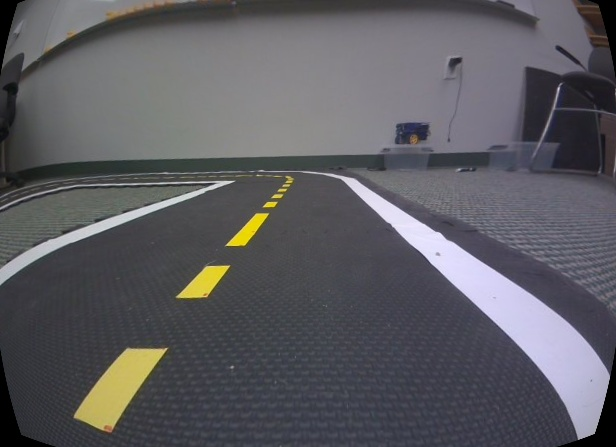
#> input picture hsv_determinant/lane3.png, 616 x 447 px
$ python main.py
#> lines starting #> are read from the running program, lines starting #| are printed output that depends on the picture; after the words box and inside, x2 and y2 are one past the last pixel; in counts of white or black regions, pixels touching at a corner belong together
import cv2
import numpy as np

def nothing(x):
    pass

# Load image
image_path = 'lane3.png'
image = cv2.imread(image_path)
#> image is the input picture: shape (447, 616, 3); mean B, G, R 96.6, 91.9, 92.5
if image is None:
    print(f"Could not read image: {image_path}")
    exit()

# Create window with trackbars
cv2.namedWindow('HSV Threshold')
cv2.createTrackbar('H Min', 'HSV Threshold', 0, 179, nothing)
#> slider 'H Min' is set to 35
cv2.createTrackbar('H Max', 'HSV Threshold', 179, 179, nothing)
cv2.createTrackbar('S Min', 'HSV Threshold', 0, 255, nothing)
#> slider 'S Min' is set to 51
cv2.createTrackbar('S Max', 'HSV Threshold', 255, 255, nothing)
cv2.createTrackbar('V Min', 'HSV Threshold', 0, 255, nothing)
#> slider 'V Min' is set to 51
cv2.createTrackbar('V Max', 'HSV Threshold', 255, 255, nothing)

# Convert to HSV once
hsv = cv2.cvtColor(image, cv2.COLOR_BGR2HSV)
#> hsv: shape (447, 616, 3); mean H, S, V 106.5, 28, 99.7

while True:
    # Get current trackbar positions
    h_min = cv2.getTrackbarPos('H Min', 'HSV Threshold')
    h_max = cv2.getTrackbarPos('H Max', 'HSV Threshold')
    s_min = cv2.getTrackbarPos('S Min', 'HSV Threshold')
    s_max = cv2.getTrackbarPos('S Max', 'HSV Threshold')
    v_min = cv2.getTrackbarPos('V Min', 'HSV Threshold')
    v_max = cv2.getTrackbarPos('V Max', 'HSV Threshold')

    # Create mask and apply it
    lower = np.array([h_min, s_min, v_min])
    upper = np.array([h_max, s_max, v_max])
    mask = cv2.inRange(hsv, lower, upper)
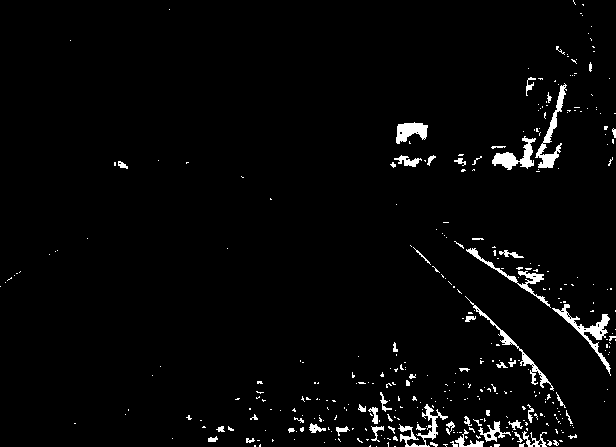
#> mask: shape (447, 616); 2.8% white; 369 white regions (309 under 20 px), largest, box (x1, y1, x2, y2) and area: (552, 304, 611, 376) 716, (535, 83, 567, 168) 654, (492, 136, 536, 170) 571
    result = cv2.bitwise_and(image, image, mask=mask)
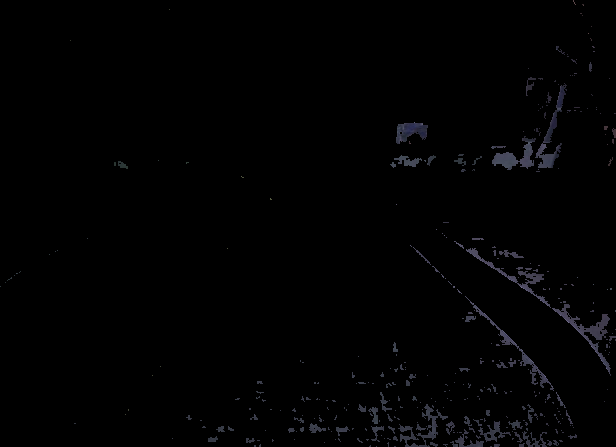
#> result: shape (447, 616, 3); mean B, G, R 2.1, 1.7, 1.7

    # Show results
    cv2.imshow('Original', image)
    cv2.imshow('Mask', mask)
    cv2.imshow('Result', result)

    # Print current values
    print(f"Current HSV Range: [{h_min}, {s_min}, {v_min}] to [{h_max}, {s_max}, {v_max}]")

    # Break loop on ESC key
    k = cv2.waitKey(1) & 0xFF
#> (key Esc is pressed here)
    if k == 27:  # ESC key
        break

cv2.destroyAllWindows()

$ run again, with hsv_determinant/blue.png copied over hsv_determinant/lane3.png
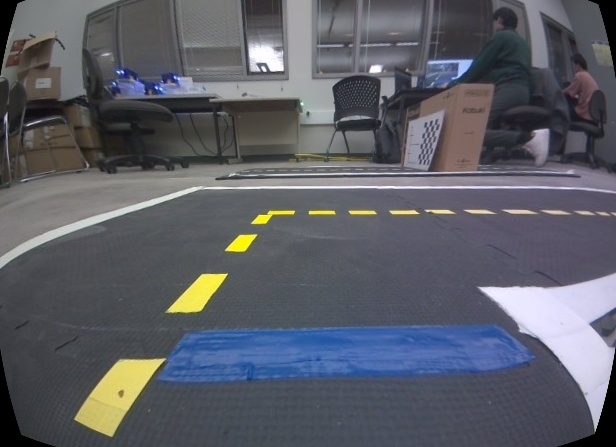
#> input picture hsv_determinant/blue.png, 616 x 447 px
#> image is the input picture: shape (447, 616, 3); mean B, G, R 102.4, 94, 91.8
#> hsv: shape (447, 616, 3); mean H, S, V 98.5, 42.1, 106.5
#> `mask = cv2.inRange(hsv, lower, upper)`:
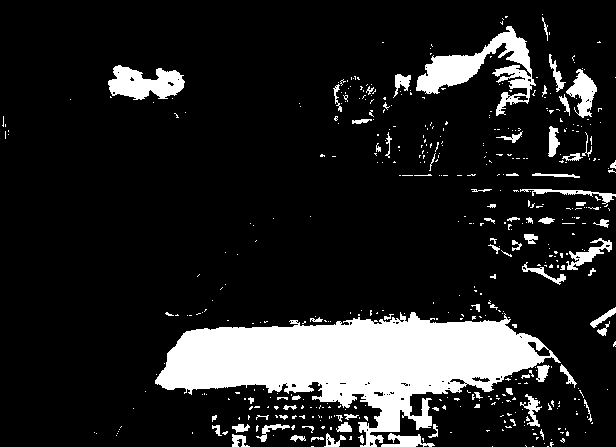
#> mask: shape (447, 616); 14.2% white; 482 white regions (408 under 20 px), largest, box (x1, y1, x2, y2) and area: (155, 312, 561, 447) 25784, (416, 26, 536, 116) 3479, (108, 65, 185, 100) 1719
#> `result = cv2.bitwise_and(image, image, mask=mask)`:
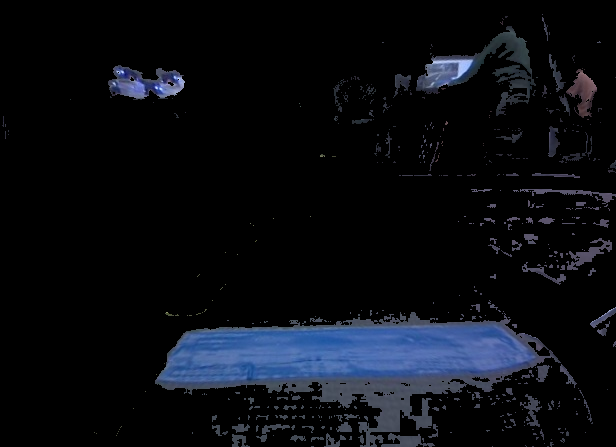
#> result: shape (447, 616, 3); mean B, G, R 17.8, 12.3, 9.8

$ run again, with hsv_determinant/green.png copied over hsv_determinant/lane3.png
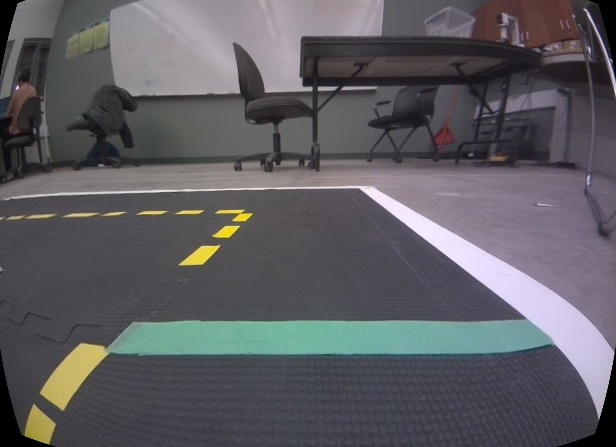
#> input picture hsv_determinant/green.png, 616 x 447 px
#> image is the input picture: shape (447, 616, 3); mean B, G, R 97.4, 92.5, 93.7
#> hsv: shape (447, 616, 3); mean H, S, V 113.1, 32.6, 101.2
#> `mask = cv2.inRange(hsv, lower, upper)`:
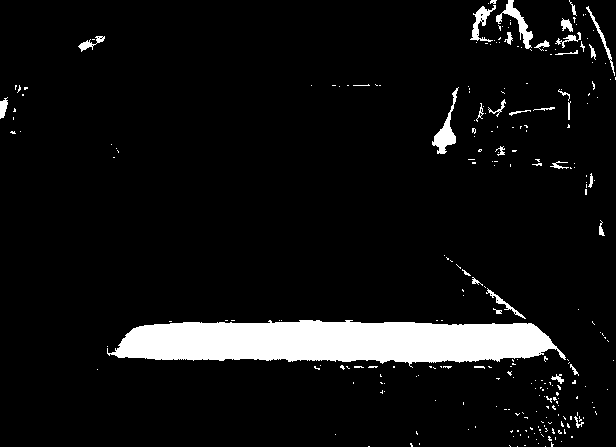
#> mask: shape (447, 616); 7.2% white; 261 white regions (228 under 20 px), largest, box (x1, y1, x2, y2) and area: (107, 320, 566, 368) 15791, (432, 87, 459, 154) 533, (496, 0, 533, 49) 465
#> `result = cv2.bitwise_and(image, image, mask=mask)`:
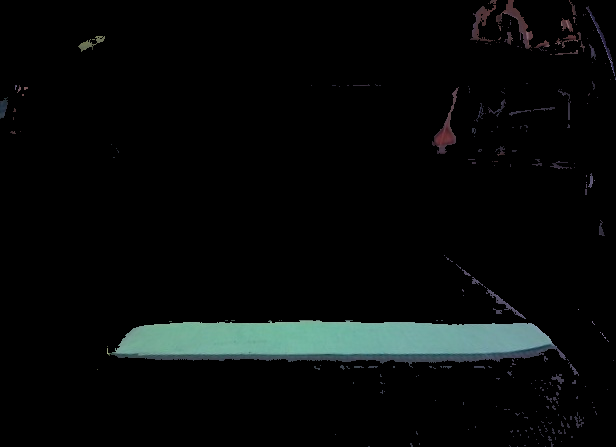
#> result: shape (447, 616, 3); mean B, G, R 9.4, 9.7, 7.1
